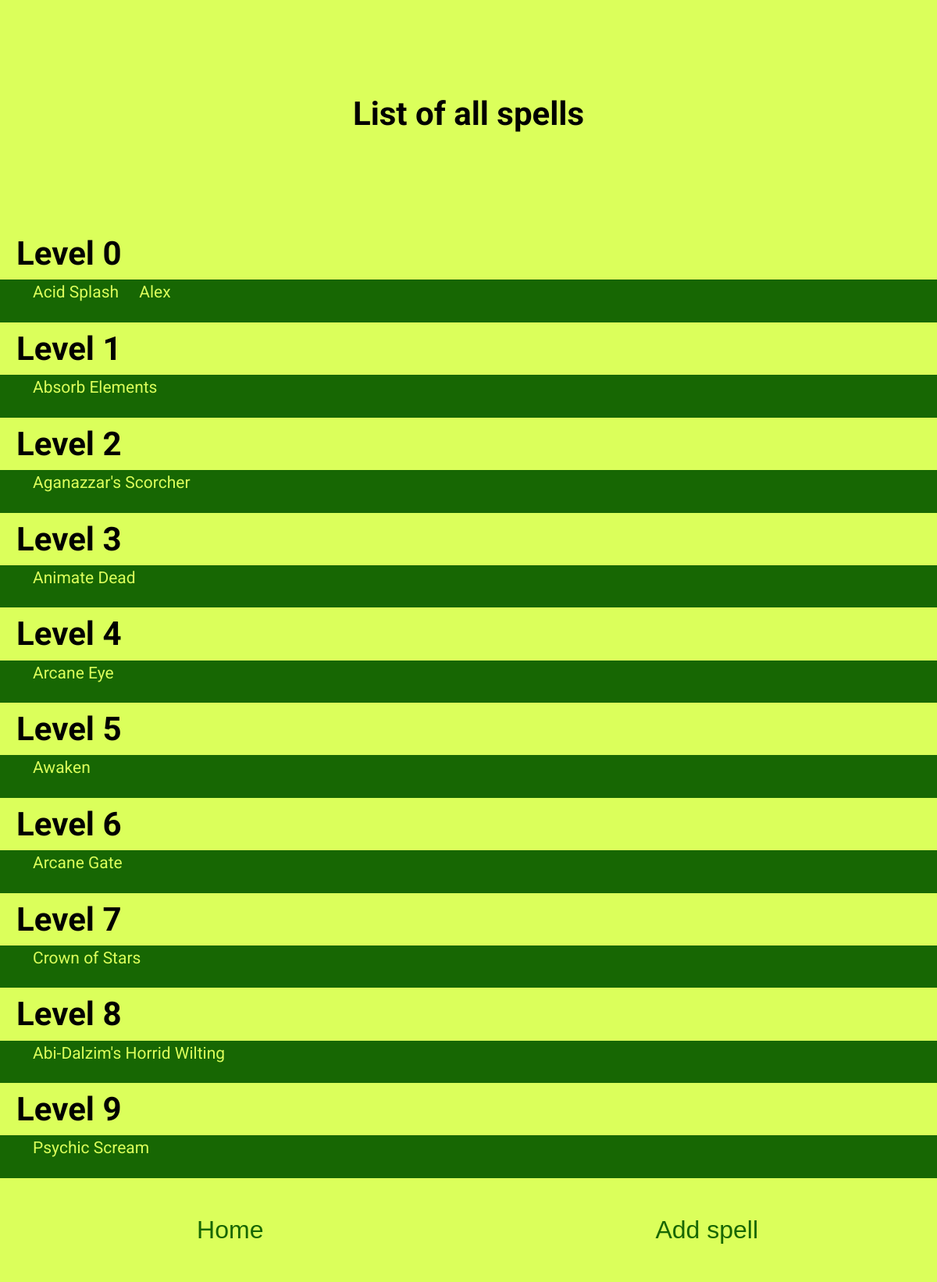
Before: /spell-view with the older database file.
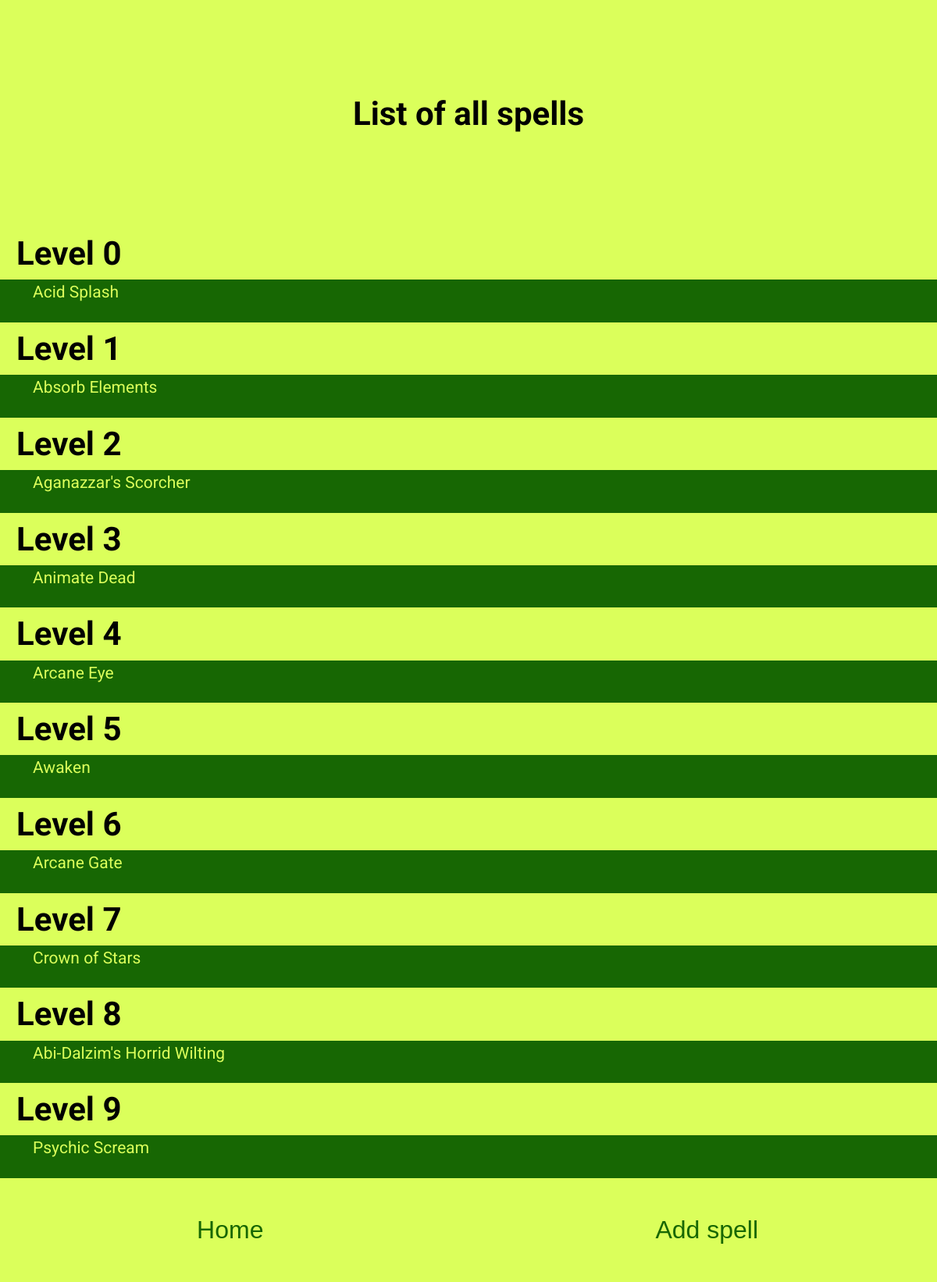
After: the same page with the newer database file.
### tables this page shows
CREATE TABLE spell (id INTEGER PRIMARY KEY, spell_level TEXT, spell_name TEXT UNIQUE, description, at_higher_levels TEXT);

### website-python-code.py (the view)
@app.route('/spell-view')
def spell_view():
    db = sqlite3.connect(DATABASE)
    cursor = db.cursor()
    cursor.execute('SELECT spell_name, spell_level FROM spell ORDER BY spell_level, spell_name ASC')
    level_to_spells = []
    for name, level in cursor.fetchall():
        level = int(level)
        while level >= len(level_to_spells):
            level_to_spells.append([])
        level_to_spells[level].append(name)
    return render_template('spell_view.html', spells = level_to_spells)

### templates/spell_view.html
{% extends 'layout.html' %}
{% block body %}
<header class="bg-light text-center">
    <div class="container conatiner--narrow">
        <h1>List of all spells</h1>
    </div>
</header>
<div class="spell-result-primary">
    {% for i in range(10) %}
        <h1>Level {{ i }}</h1>
        <div class="testing">{% for spell in spells[i] %}
        <a href=" /spell/{{ spell }}"><p class="spell-view">{{ spell }}</p></a>
        {% endfor %}</div>
        {% endfor %}
</div>
<div class="call-to-action-inverse-colour-two-column">
    <form  action="{{ url_for('home_page') }}" method="GET">
        <button class="button-cta-inverse-colour" type="submit">Home</button>
    </form>
    <form  action="{{ url_for('add_spell_input') }}" method="GET">
        <button class="button-cta-inverse-colour" type="submit">Add spell</button>
    </form>
</div>
{% endblock %}

Changed rows visible on the page:
removed spell: spell_name "Alex", shown under "0"
